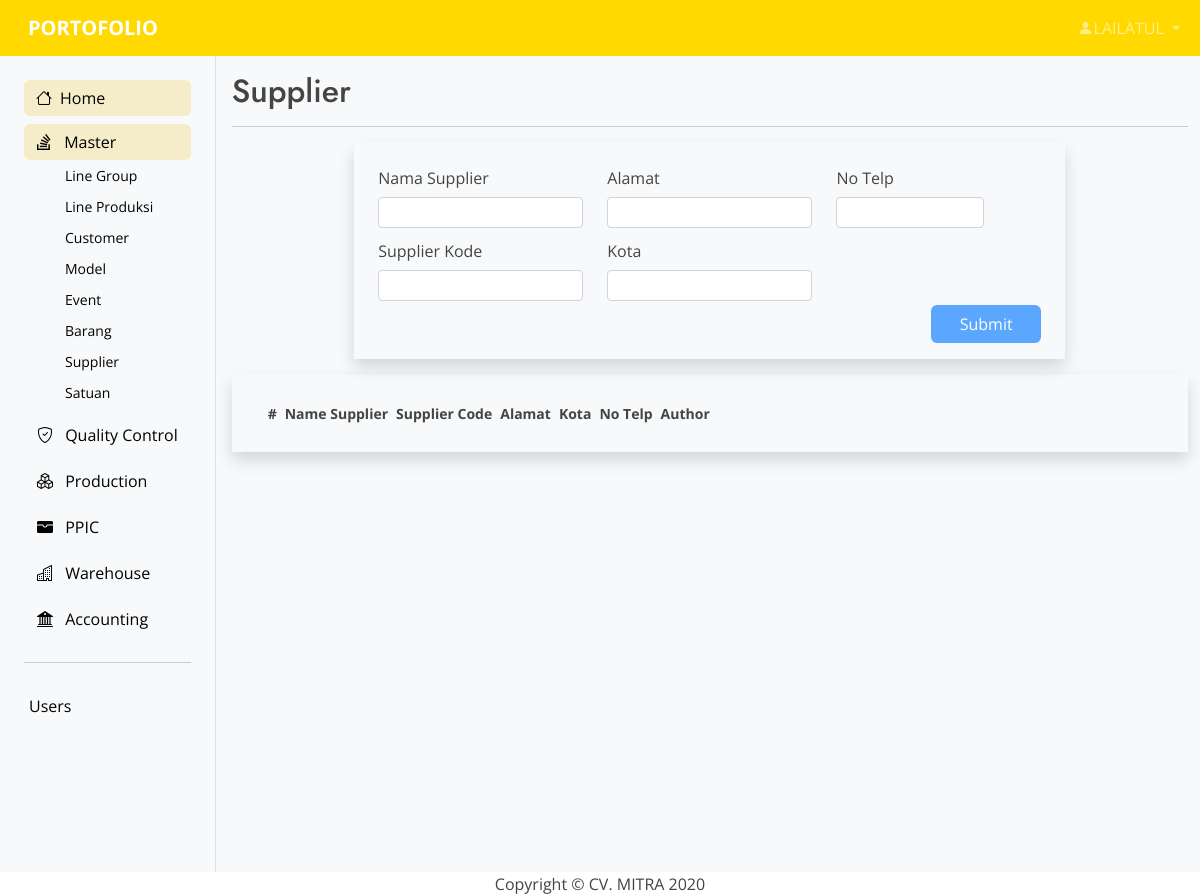
Page /pages/master/add-supplier.php (signed in) on the earlier database version.
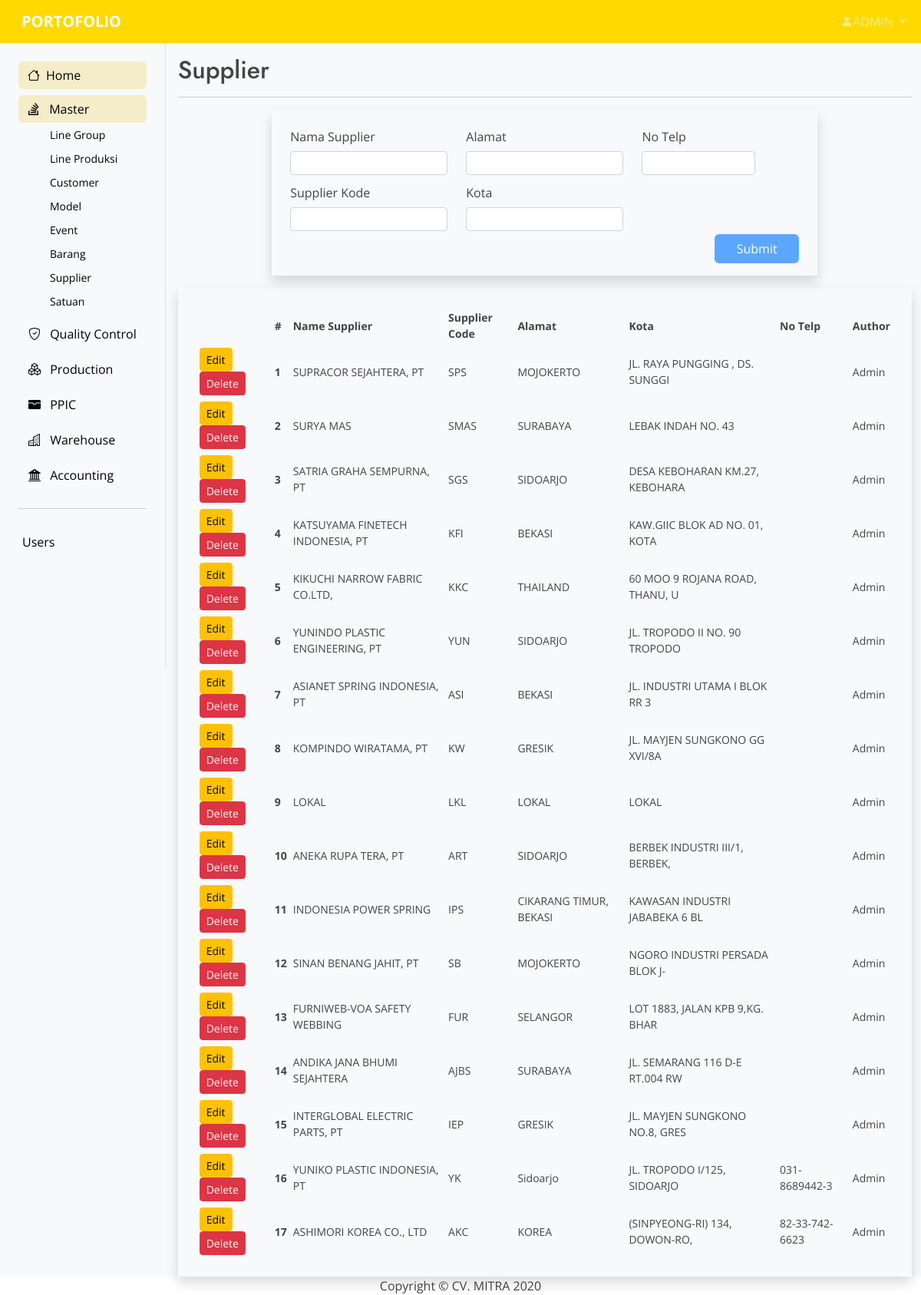
Same page on the later database version.
### tables this page shows
CREATE TABLE `master_supplier` (
  `id` int(11) NOT NULL,
  `nama` text NOT NULL,
  `supcode` varchar(30) NOT NULL,
  `alamat` text NOT NULL,
  `kota` varchar(30) NOT NULL,
  `telp` varchar(30) NOT NULL,
  `create_at` datetime NOT NULL DEFAULT current_timestamp(),
  `author` varchar(30) NOT NULL,
  `edit_at` timestamp NOT NULL DEFAULT current_timestamp(),
  `edit_by` varchar(20) NOT NULL
);

### pages/master/add-supplier.php (the view, shortened to what the changed rows need)
<?php
    include "../../connect.php";
?>
<?php
    $tabelnya       = "master_supplier";
?>
<!DOCTYPE html>
<html lang="en">
<head>
    <?php include '../../layout/header.php' ?>
</head>
<body class="bg-light bg-light" >
	<section>
        <?php include '../../layout/topbar.php' ?>
    </section>
    <section class="container-xxl">
		<div class="row flex-nowrap">
			<div class="col-auto px-0 max-vh-100">
                <div class="col ps-md-3 max-vh-100" data-aos="fade" data-aos-delay="100">
                    <div class="page-header pt-3">
                        <h2>Supplier</h2>
                    </div>
                    <div class="row justify-content-md-center">
                        <div class="col-lg-12 col-md-12">
                            <div class="container shadow px-4 py-4">
                                <div class="table-responsive-lg">
                                    <table id="show_table" class="table-sm display nowrap table-hover">
                                        <thead>
                                            <tr>
                                                <th scope="col"></th>
                                                <th scope="col">#</th>
                                                <th scope="col">Name Supplier</th>
                                                <th scope="col">Supplier Code</th>
                                                <th scope="col">Alamat</th>
                                                <th scope="col">Kota</th>
                                                <th scope="col">No Telp</th>
                                                <th scope="col">Author</th>
                                            </tr>
                                        </thead>
                                        <tbody>
                                            <?php
                                            $sql2   = "SELECT * FROM $tabelnya ORDER BY create_at DESC";
                                            $q2     = mysqli_query($conn, $sql2);
                                            $order   = 1;
                                            while ($r2 = mysqli_fetch_array($q2)) {
                                                $id             = $r2['id'];
                                                $nama           = $r2['nama'];
                                                $code           = $r2['supcode'];
                                                $almt           = $r2['alamat'];
                                                $kota           = $r2['kota'];
                                                $telp           = $r2['telp'];
                                                $author         = $r2['author'];
                                            ?>
                                                <tr>
                                                    <td scope="row">
                                                        <a href="add-supplier.php?op=edit&id=<?php echo $id ?>"><button type="button" class="btn btn-sm btn-warning">Edit</button></a>
                                                        <a href="add-supplier.php?op=delete&id=<?php echo $id?>" onclick="return confirm('Are you sure you want to delete the data?')"><button type="button" class="btn btn-sm btn-danger">Delete</button></a>
                                                    </td>
                                                    <th scope="row"><?php echo $order++ ?></th>
                                                    <td scope="row"><?php echo $nama  ?></td>
                                                    <td scope="row"><?php echo $code ?></td>
                                                    <td scope="row"><?php echo $almt ?></td>
                                                    <td scope="row"><?php echo $kota ?></td>
                                                    <td scope="row"><?php echo $telp ?></td>
                                                    <td scope="row"><?php echo $author ?></td>
                                                </tr>
                                            <?php
                                            }
                                            ?>
                                        </tbody>
                                    </table>
                                </div>
                            </div>
                        </div>
                    </div>
                </div>
            </div>
        </div>
    </section>
</body>
</html>

### layout/topbar.php (shortened to what the changed rows need)
<header>
			<nav class="navbar navbar-expand-md navbar-dark">
			  	<div class="container-xxl">
					<div class="collapse navbar-collapse" id="topbar">
						<ul class="navbar-nav d-flex ms-auto">
							<li class="nav-item dropdown">
								<a class="nav-link dropdown-toggle"
								href="#" id="navbarDropdown"
								role="button"
								data-bs-toggle="dropdown"
								aria-expanded="false">
								<span class="bi bi-person-fill"><?php echo strtoupper($_SESSION['name']); ?></span>
								</a>
							</li>
						</ul>
					</div>
			  	</div>
		  	</nav>
		</header>

Differences in the rows shown:
added master_supplier: nama "SUPRACOR SEJAHTERA, PT", supcode "SPS", alamat "MOJOKERTO", kota "JL. RAYA PUNGGING , DS. SUNGGI", author "Admin"
added master_supplier: nama "SURYA MAS", supcode "SMAS", alamat "SURABAYA", kota "LEBAK INDAH NO. 43", author "Admin"
added master_supplier: nama "SATRIA GRAHA SEMPURNA, PT", supcode "SGS", alamat "SIDOARJO", kota "DESA KEBOHARAN KM.27, KEBOHARA", author "Admin"
added master_supplier: nama "KATSUYAMA FINETECH INDONESIA, PT", supcode "KFI", alamat "BEKASI", kota "KAW.GIIC BLOK AD NO. 01, KOTA", author "Admin"
added master_supplier: nama "KIKUCHI NARROW FABRIC CO.LTD,", supcode "KKC", alamat "THAILAND", kota "60 MOO 9 ROJANA ROAD, THANU, U", author "Admin"
added master_supplier: nama "YUNINDO PLASTIC ENGINEERING, PT", supcode "YUN", alamat "SIDOARJO", kota "JL. TROPODO II NO. 90 TROPODO", author "Admin"
added master_supplier: nama "ASIANET SPRING INDONESIA, PT", supcode "ASI", alamat "BEKASI", kota "JL. INDUSTRI UTAMA I BLOK RR 3", author "Admin"
added master_supplier: nama "KOMPINDO WIRATAMA, PT", supcode "KW", alamat "GRESIK", kota "JL. MAYJEN SUNGKONO GG XVI/8A", author "Admin"
added master_supplier: nama "LOKAL", supcode "LKL", alamat "LOKAL", kota "LOKAL", author "Admin"
added master_supplier: nama "ANEKA RUPA TERA, PT", supcode "ART", alamat "SIDOARJO", kota "BERBEK INDUSTRI III/1, BERBEK,", author "Admin"
added master_supplier: nama "INDONESIA POWER SPRING", supcode "IPS", alamat "CIKARANG TIMUR, BEKASI", kota "KAWASAN INDUSTRI JABABEKA 6 BL", author "Admin"
added master_supplier: nama "SINAN BENANG JAHIT, PT", supcode "SB", alamat "MOJOKERTO", kota "NGORO INDUSTRI PERSADA BLOK J-", author "Admin"
added master_supplier: nama "FURNIWEB-VOA SAFETY WEBBING", supcode "FUR", alamat "SELANGOR", kota "LOT 1883, JALAN KPB 9,KG. BHAR", author "Admin"
added master_supplier: nama "ANDIKA JANA BHUMI SEJAHTERA", supcode "AJBS", alamat "SURABAYA", kota "JL. SEMARANG 116 D-E RT.004 RW", author "Admin"
added master_supplier: nama "INTERGLOBAL ELECTRIC PARTS, PT", supcode "IEP", alamat "GRESIK", kota "JL. MAYJEN SUNGKONO NO.8, GRES", author "Admin"
added master_supplier: nama "YUNIKO PLASTIC INDONESIA, PT", supcode "YK", alamat "Sidoarjo", kota "JL. TROPODO I/125, SIDOARJO", telp "031-8689442-3", author "Admin"
added master_supplier: nama "ASHIMORI KOREA CO., LTD", supcode "AKC", alamat "KOREA", kota "(SINPYEONG-RI) 134, DOWON-RO,", telp "82-33-742-6623", author "Admin"
Other differences:
$_SESSION['name']: "LAILATUL" → "ADMIN"
